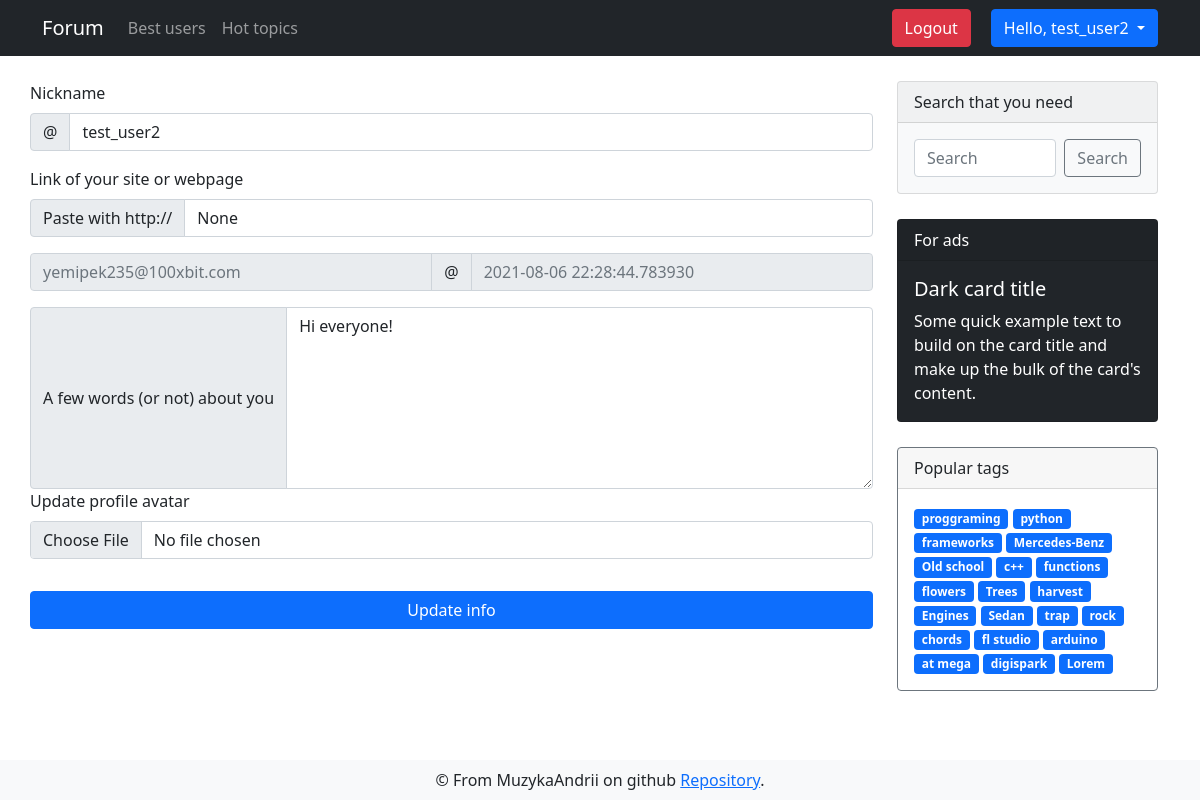
/user/settings (signed in), run on the app's committed database.
### app/models.py (models this page shows, shortened)
class DbMixin(object):
    def save(self):
        db.session.add(self)
        db.session.commit()

class User(UserMixin, DbMixin, db.Model):
    id = db.Column(db.Integer, primary_key = True, autoincrement=True)
    nickname = db.Column(db.String(30), unique=True, nullable=False)
    email = db.Column(db.String(120), unique=True, nullable=False)
    email_confirmed = db.Column(db.Boolean, default=False)
    password = db.Column(db.String(70), nullable=False)
    about = db.Column(db.Text, default='Hi everyone!')
    website = db.Column(db.String(120))
    register_date = db.Column(db.DateTime, default=dt.utcnow)
    last_seen = db.Column(db.DateTime, default=dt.utcnow)
    is_banned = db.Column(db.Boolean, default=False)
    ban_reason = db.Column(db.String(255))
    created_discussions = db.relationship('Discussion', backref='creator', lazy='dynamic')
    created_comments = db.relationship('Comment', backref='creator', lazy='dynamic')
    avatars = db.relationship('Image', backref='owner', lazy='dynamic')
    edit_requests = db.relationship('Edit_request', backref='editor', lazy='dynamic')
    roles = db.relationship('Role', secondary=users_roles, backref=db.backref('users', lazy='select'))
    def update_last_seen(self):
        self.last_seen = dt.now()
        self.save()
    @cache.cached(timeout=3600)
    def has_role(self, role):
        user_id = self.query.with_entities(User.id)
        role = Role.query.with_entities(Role.id).join(users_roles).filter(users_roles.c.user_id==user_id, Role.name==role, Role.id==users_roles.c.role_id).first()
        return role

class Tag(DbMixin, db.Model):
    id = db.Column(db.Integer, primary_key = True, autoincrement=True)
    name = db.Column(db.String(50), unique=True, nullable=False)
    slug = db.Column(db.String(100), unique=True, nullable=False)
    section_id = db.Column(db.Integer, db.ForeignKey('section.id'), nullable=False)

### app/views.py (the view)
@app.route('/user/settings', methods=['GET'])
@login_required
def user_settings():
    form, email, last_seen = prepare_user_settings_form(current_user)
    return render_template('user/user_settings.html', tags=get_tags(), form=form, email=email, last_seen=last_seen)

### app/forms.py
class UpdateAccountForm(FlaskForm):
    nickname = StringField('Nickname', validators=[DataRequired(message='This area is required'), Length(min=3, max=30, message='Nickname must be bigger than 3 and less than 30 characers')])
    about = TextAreaField('A few words (or not) about you', validators=[DataRequired(message='This area is required'), Length(min=3, max=1000, message='About section must be less than 1000 characters and bigger than 3')])
    website = StringField('Link of your site or webpage')
    image = FileField('Update profile avatar', validators=[FileAllowed(['jpg', 'png'])])
    submit = SubmitField('Update info')

### app/controllers/user_controller.py (called while the page is built)
def prepare_user_settings_form(user: User) -> (FlaskForm, str, datetime):
    form = UpdateAccountForm()
    form.nickname.data = user.nickname
    form.website.data = user.website
    form.about.data = user.about
    email = user.email
    last_seen = user.last_seen
    return form, email, last_seen

### app/models.py (called while the page is built)
@login.user_loader
def user_loader(user_id):
    return User.query.get(int(user_id))

### app/views.py (called while the page is built)
@app.before_request
def update_last_seen():
    if current_user.is_authenticated:
        current_user.update_last_seen()

@cache.cached(timeout=60)
def is_current_user_banned():
    is_banned, reason = current_user.query.with_entities(User.is_banned, User.ban_reason).first()
    if is_banned:
        return reason
    else:
        return False

@app.before_request
def check_banned():
    if not current_user.is_authenticated:
        return
    result = is_current_user_banned()
    if result:
        logout_user()
        return render_template('alerts/banned.html', reason=result)

@cache.cached(timeout=600, key_prefix='tags')
def get_tags():
    return Tag.query.with_entities(Tag.slug, Tag.name).limit(25).all()

### app/templates/user/user_settings.html (shortened to what this page needs)
{% extends "layouts/base.html" %}
{% block content %}
<div class="container">
    <div class="row">
        <form enctype="multipart/form-data" method="POST" action="{{ url_for('update_user') }}" style="margin-top: 25px;"
            class="col-md-9 list-group list-group-numbered">
            {% from 'layouts/_render_form_errors.html' import render_form_errors %}
            <label for="site" class="form-label">{{ form.nickname.label }}</label>
            <div class="input-group mb-3">
                <span class="input-group-text" id="basic-addon1">@</span>
                <input name="{{ form.nickname.name }}" value='{{ form.nickname.data }}' id='site' type="text"
                    class="form-control" placeholder="Username" aria-label="Username" aria-describedby="basic-addon1">
            </div>
            <label for="basic-url" class="form-label">{{ form.website.label }}</label>
            <div class="input-group mb-3">
                <span class="input-group-text" id="basic-addon3">Paste with http://</span>
                <input name="{{ form.website.name }}" value="{{ form.website.data }}" type="text" class="form-control"
                    id="basic-url" aria-describedby="basic-addon3">
            </div>
            <div class="input-group mb-3">
                <input disabled type="text" class="form-control" placeholder="{{ email }}" aria-label="Username">
                <span class="input-group-text">@</span>
                <input disabled type="text" class="form-control" placeholder="{{ last_seen }}" aria-label="Server">
            </div>
            <div class="input-group">
                <span class="input-group-text">{{ form.about.label }}</span>
                <textarea name="{{ form.about.name }}" rows='7' class="form-control" value="{{ form.about.data }}"
                    aria-label="With textarea">{{ form.about.data }}</textarea>
            </div>
            <div class="mb-3">
                <label for="formFile" class="form-label">{{ form.image.label }}</label>
                {{ form.image(class="form-control") }}
            </div>
            {{ form.submit(class="btn btn-primary input-group mt-3") }}
        </form>
        {% include 'layouts/sidebar.html' %}
    </div>
</div>
{% endblock %}

### app/templates/layouts/base.html (shortened to what this page needs)
<!doctype html>
<html>
<head>
  {% block head %}
  <link href="https://cdn.jsdelivr.net/npm/bootstrap@5.0.0/dist/css/bootstrap.min.css" rel="stylesheet"
>
  <link rel="stylesheet" type="text/css" href="{{ url_for('static',filename='css/style.css') }}">
  {% endblock %}
</head>
<body>
  <nav class="navbar navbar-expand-lg navbar-dark bg-dark">
    <div class="container">
      <a class="navbar-brand" href="{{ url_for('index') }}">Forum</a>
      <div class="collapse navbar-collapse" id="navbarSupportedContent">
        <ul class="navbar-nav me-auto mb-2 mb-lg-0">
          <li class="nav-item">
            <a class="nav-link" aria-current="page" href="{{url_for('list_users')}}">Best users</a>
          </li>
          <li class="nav-item">
            <a class="nav-link" href="{{ url_for('hot_topics') }}">Hot topics</a>
          </li>
        </ul>
        <form class="d-flex">
          {% if current_user.is_anonymous %}
          <a href="{{ url_for('auth.register') }}" type="button" class="btn login-btn btn-secondary">Register</a>
          <a href="{{ url_for('auth.login') }}" type="button" class="btn btn-secondary">Log in</a>
          {% else %}
          <a style="margin-right: 20px;" href="{{ url_for('auth.logout') }}" type="button"
            class="btn btn-danger">Logout</a>
          <div class="dropdown">
            <button class="btn btn-primary dropdown-toggle" type="button" id="dropdownMenuButton1" data-bs-toggle="dropdown" aria-expanded="false">
              Hello, {{ current_user.nickname }}
            </button>
          </div>
          {% endif %}
        </form>
      </div>
    </div>
  </nav>
  {% block content %}
  {% endblock %}
  {% block footer %}
  <footer class="navbar fixed-bottom navbar-light bg-light">
    <div class="container" style="justify-content: space-around;">
      <div class="footer-content">
        &copy; From MuzykaAndrii on github
        <a href="https://github.com/MuzykaAndrii/modern-flask-forum">Repository</a>.</div>
    </div>
  </footer>
  {% endblock %}
</body>
</html>

### app/templates/layouts/sidebar.html
<div class="sidebar col-md-3">
    <div class="card text-dark bg-light mb-3" style="max-width: 18rem;">
        <div class="card-header">Search that you need</div>
        <form method="GET" action="{{ url_for('search') }}" class="card-body d-flex">
            <input name="search_query" value="{{ request.args.get('search_query', '') }}" class="form-control me-2" type="text" placeholder="Search" aria-label="Search">
            <button class="btn btn-outline-secondary" type="submit">Search</button>
        </form>
    </div>
    <div class="card text-white bg-dark mb-3" style="max-width: 18rem;">
        <div class="card-header">For ads</div>
        <div class="card-body">
            <h5 class="card-title">Dark card title</h5>
            <p class="card-text">Some quick example text to build on the card title and make up the bulk of the
                card's content.</p>
        </div>
    </div>
    <div class="card border-secondary mb-3" style="max-width: 18rem;">
        <div class="card-header">Popular tags</div>
        <div class="card-body text-secondary">
            {% for tag in tags %}
            <a href="{{ url_for('tags_discussions', tag_slug=tag[0]) }}" class="tag badge bg-primary">{{ tag[1] }}</a>
            {% endfor %}
        </div>
    </div>
</div>

### app/static/css/style.css (style rules this page uses)
.card { margin: 25px 0; }
.tag { text-decoration: none; }

### data on the page
User: nickname "test_user2", email "yemipek235@100xbit.com", last_seen "2021-08-06 22:28:44.783930", about "Hi everyone!"
Tag: name "proggraming"
Tag: name "python"
Tag: name "frameworks"
Tag: name "Mercedes-Benz"
Tag: name "Old school"
Tag: name "c++"
Tag: name "functions"
Tag: name "flowers"
Tag: name "Trees"
Tag: name "harvest"
Tag: name "Engines"
Tag: name "Sedan"
Tag: name "trap"
Tag: name "rock"
Tag: name "chords"
Tag: name "fl studio"
Tag: name "arduino"
Tag: name "at mega"
Tag: name "digispark"
Tag: name "Lorem"
